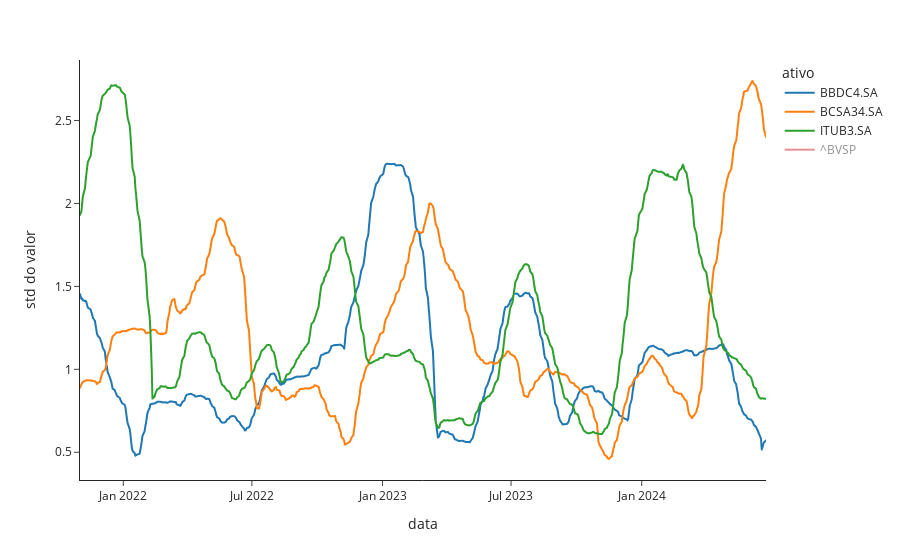

Notebook source saved alongside this figure:
### Code cell
# Monte um gráfico de linhas para os desvios padrão em janela móvel
fig = px.line(std_dados_90, x="data", y="std do valor", color='ativo', template = "simple_white")
fig.show()

### Figure 1 — Plotly figure (JSON) as saved in the notebook; plotly's stock layout.template omitted (floating-point values rounded to 4 significant figures; data arrays with more than 128 entries replaced by an {"elided": "..."} marker saying what was removed)
{"data": [{"hovertemplate": "ativo=BBDC4.SA<br>data=%{x}<br>std do valor=%{y}<extra></extra>", "legendgroup": "BBDC4.SA", "line": {"color": "#1F77B4", "dash": "solid"}, "marker": {"symbol": "circle"}, "mode": "lines", "name": "BBDC4.SA", "showlegend": true, "type": "scattergl", "visible": true, "x": {"elided": "659 str values"}, "xaxis": "x", "y": {"elided": "659 float values"}, "yaxis": "y"}, {"hovertemplate": "ativo=BCSA34.SA<br>data=%{x}<br>std do valor=%{y}<extra></extra>", "legendgroup": "BCSA34.SA", "line": {"color": "#FF7F0E", "dash": "solid"}, "marker": {"symbol": "circle"}, "mode": "lines", "name": "BCSA34.SA", "showlegend": true, "type": "scattergl", "x": {"elided": "659 str values"}, "xaxis": "x", "y": {"elided": "659 float values"}, "yaxis": "y"}, {"hovertemplate": "ativo=ITUB3.SA<br>data=%{x}<br>std do valor=%{y}<extra></extra>", "legendgroup": "ITUB3.SA", "line": {"color": "#2CA02C", "dash": "solid"}, "marker": {"symbol": "circle"}, "mode": "lines", "name": "ITUB3.SA", "showlegend": true, "type": "scattergl", "visible": true, "x": {"elided": "659 str values"}, "xaxis": "x", "y": {"elided": "659 float values"}, "yaxis": "y"}, {"hovertemplate": "ativo=^BVSP<br>data=%{x}<br>std do valor=%{y}<extra></extra>", "legendgroup": "^BVSP", "line": {"color": "#D62728", "dash": "solid"}, "marker": {"symbol": "circle"}, "mode": "lines", "name": "^BVSP", "showlegend": true, "type": "scattergl", "visible": "legendonly", "x": {"elided": "659 str values"}, "xaxis": "x", "y": {"elided": "659 float values"}, "yaxis": "y"}], "layout": {"autosize": true, "legend": {"title": {"text": "ativo"}, "tracegroupgap": 0}, "margin": {"t": 60}, "xaxis": {"anchor": "y", "autorange": true, "domain": [0, 1], "range": ["2021-11-01", "2024-06-24"], "title": {"text": "data"}, "type": "date"}, "yaxis": {"anchor": "x", "autorange": true, "domain": [0, 1], "range": [0.3327, 2.865], "title": {"text": "std do valor"}, "type": "linear"}}}
